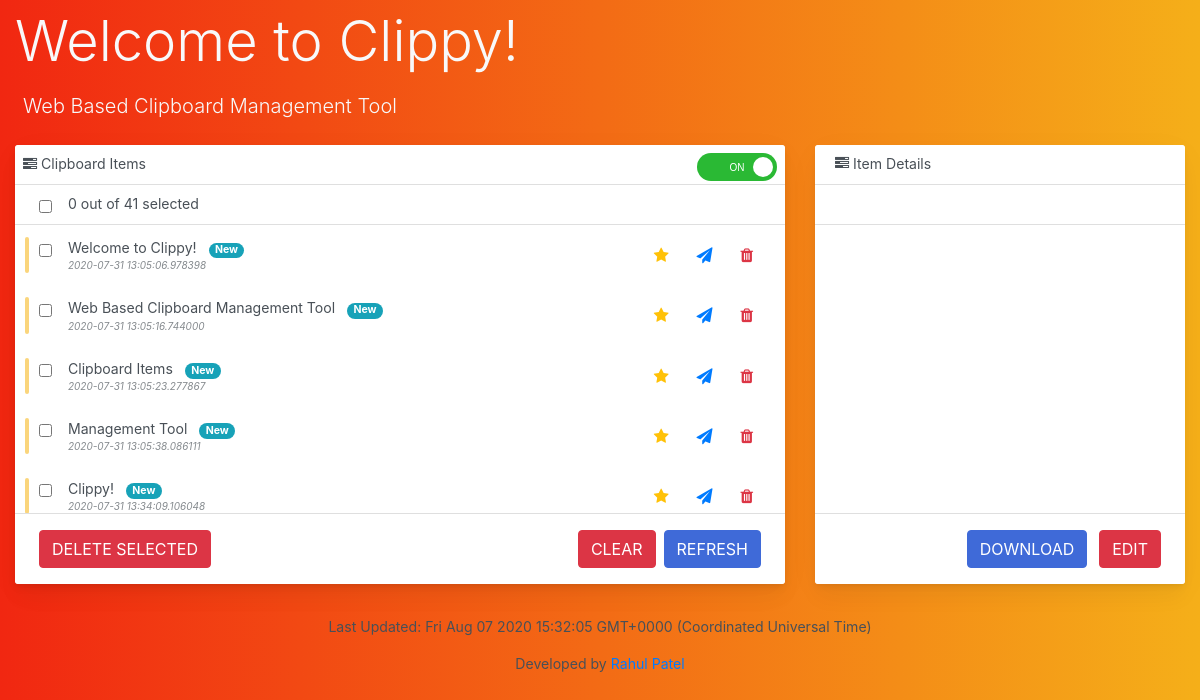
Before: / with the older database file.
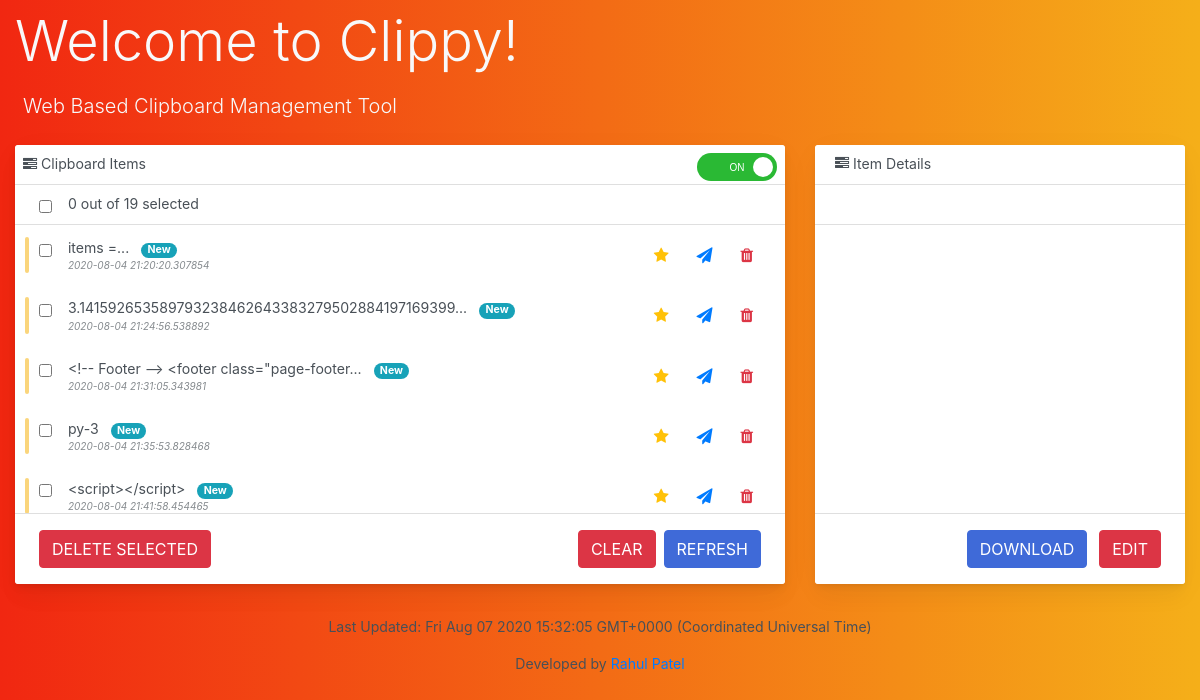
After: the same page with the newer database file.
### app.py (models this page shows)
@dataclass
class ClipboardItem(db.Model):
    id: int
    text: str
    length: int
    location: str
    date: str
    id = db.Column(db.Integer, primary_key=True)
    text = db.Column(db.String(9999), nullable=False)
    length = db.Column(db.Integer, nullable=False)
    location = db.Column(db.String(2083))
    date = db.Column(db.DateTime, nullable=False, default=datetime.now())

### app.py (the view)
@app.route('/')
def index():
    items = ClipboardItem.query.all()
    return render_template('index.html', items=items)

### templates/index.html (shortened to what this page needs)
<!DOCTYPE html>
<html lang="en">
<head>
    <link rel="stylesheet" href="https://stackpath.bootstrapcdn.com/bootstrap/4.5.0/css/bootstrap.min.css">
    <link rel="stylesheet" href="../static/css/main.css">
    <link rel="stylesheet" href="https://stackpath.bootstrapcdn.com/font-awesome/4.7.0/css/font-awesome.min.css">
</head>
<body>
    <div class="col-md-8">
        <h1 class="display-4 text-light mt-2">Welcome to Clippy!</h1>
        <p class="lead p-2 text-light">Web Based Clipboard Management Tool</p>
    </div>
    <div class="container-fluid">
        <div class="row">
            <div class="col-md-8">
                <div class="card-hover-shadow-2x mb-3 card">
                    <div class="card-header-tab card-header d-block p-2">
                        <i class="fa fa-tasks"></i>&nbsp;Clipboard Items
                        <div class="float-right">
                            <label class="switch">
                                <div class="slider round"></div>
                            </label>
                        </div>
                    </div>
                    <div class="card-header-tab card-header pt-3">
                        <div class="widget-content p-0">
                            <div class="widget-content-wrapper">
                                <div class="widget-content-left mr-2">
                                    <div class="custom-checkbox custom-control pl-1">
                                        <input onclick="check_all(this)" id="super-check" value="{{item}}" type="checkbox">
                                        <label>&nbsp;</label>
                                    </div>
                                </div>
                                <div class="widget-content-left pb-3">
                                    <span id="check-count">0</span><span> out of {{ items|length }} selected</span>
                                </div>
                            </div>
                        </div>
                    </div>
                    <form class="reset-css" id="checked-form" method="POST" action="{{ url_for('item_actions') }}">
                        <div class="scroll-area-sm">
                            <perfect-scrollbar class="ps-show-limits">
                                <div style="position: static;" class="ps ps--active-y">
                                    <div class="ps-content">
                                        <ul class=" list-group list-group-flush" id="single-checks">
                                            {% for item in items %}
                                            <li class="list-group-item">
                                                <div class="todo-indicator bg-warning"></div>
                                                <div class="widget-content p-0">
                                                    <div class="widget-content-wrapper">
                                                        <div class="widget-content-left mr-2">
                                                                <div class="custom-checkbox custom-control pl-1">
                                                                    <input name="copy_id" value="{{item.id}}" onchange="count_checked()" type="checkbox">
                                                                    <label>&nbsp;</label>
                                                                </div>
                                                        </div>
                                                        <div class="widget-content-left">
                                                            <div class="widget-heading">
                                                                <a class="copy-text" id="copy-text" onclick="populate_div(' {{loop.index - 1}} ');"> {{ item.text | truncate(50) }} </a>
                                                                <div class="badge badge-pill badge-info ml-2">New </div>
                                                            </div>
                                                            <div class="widget-subheading"><i>{{ item.date }}</i></div>
                                                        </div>
                                                        <div class="widget-content-right">
                                                            <button class="border-0 btn-transition btn btn-outline-warning">
                                                                <i class="fa fa-star"></i>
                                                            </button>
                                                            <button class="border-0 btn-transition btn btn-outline-primary">
                                                                <i class="fa fa-paper-plane"></i>
                                                            </button>
                                                                <button type="submit" name="action" value= "{{ 'deleteitem' ~ item.id }}" class="border-0 btn-transition btn btn-outline-danger">
                                                                    <i class="fa fa-trash"></i>
                                                                </button>
                                                        </div>
                                                    </div>
                                                </div>
                                            </li>
                                            {% endfor %}
                                        </ul>
                                    </div>
                                </div>
                            </perfect-scrollbar>
                        </div>
                    </form>
                    <div class="container-fluid">
                        <div class="row">
                            <div class="col-12 col-md-12 btn-row d-block card-footer">
                                <button type="submit" form="checked-form" class="btn btn-danger m-1">
                                    DELETE SELECTED
                                </button>
                                <a href="{{ url_for('index') }}">
                                    <button class="btn btn-primary float-right m-1">REFRESH</button>
                                </a>
                                <form class="reset-css" method="post" action="{{ url_for('removeAll') }}">
                                    <button type="submit" class="btn btn-danger float-right m-1">CLEAR</button>
                                </form>
                            </div>
                        </div>
                    </div>
                </div>
            </div>
            <div class="col-md-4">
                <div class="card-hover-shadow-2x mb-3 card">
                    <div class="card-header-tab card-header">
                        <div class="card-header-title font-size-lg text-capitalize font-weight-normal">
                            <i class="fa fa-tasks"></i>&nbsp;Item Details
                        </div>
                    </div>
                    <div class="card-header-tab card-header pt-3">
                    </div>
                    <div class="scroll-area-sm">
                        <perfect-scrollbar class="ps-show-limits">
                            <div style="position: static;" class="ps ps--active-y">
                                <div class="ps-content p-3">
                                </div>
                            </div>
                        </perfect-scrollbar>
                    </div>
                    <div class="d-block text-right card-footer">
                        <a href="{{ url_for('index') }}">
                            <button class="btn btn-primary m-1" onclick="download()">DOWNLOAD</button>
                        </a>
                        <form class="reset-css" method="post" action="{{ url_for('index') }}">
                            <button type="submit" class="btn btn-danger m-1">EDIT</button>
                        </form>
                    </div>
                </div>
            </div>
        </div>
    </div>
    <footer class="page-footer font-small">
        <div class="text-center py-3">
            <span>Last Updated: </span>
            <span id="last_update"></span>
        </div>
        <div class="text-center">Developed by
            <a href="https://github.com/rcp125/" target="_blank"> Rahul Patel</a>
        </div>
    </footer>
</body>
</html>

Changed rows visible on the page:
removed ClipboardItem: text "Welcome to Clippy!", date "2020-07-31 13:05:06.978398"
removed ClipboardItem: text "Web Based Clipboard Management Tool", date "2020-07-31 13:05:16.744000"
changed ClipboardItem: text "Clipboard Items" → "items =..."; date "2020-07-31 13:05:23.277867" → "2020-08-04 21:20:20.307854"
changed ClipboardItem (number 2 of 5 on the later page): text "Management Tool" → "3.141592653589793238462643383279502884197169399..."; date "2020-07-31 13:05:38.086111" → "2020-08-04 21:24:56.538892"
changed ClipboardItem: text "Clippy!" → "<!-- Footer --> <footer class=\"page-footer..."; date "2020-07-31 13:34:09.106048" → "2020-08-04 21:31:05.343981"
now on this page (row edited): ClipboardItem: text "py-3", date "2020-08-04 21:35:53.828468"
now on this page (row edited): ClipboardItem: text "<script></script>", date "2020-08-04 21:41:58.454465"
Other visible differences:
{{ items|length }}: "41" → "19"
